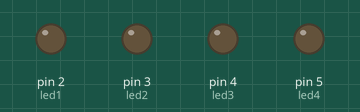
Recording of a sketch running on a simulated Arduino Uno, built with avr-gcc and run on an emulated ATmega328P. Shown: output pins drawn as LEDs (lit = HIGH).

Above: at 0.5 s.
At 1.6 s:
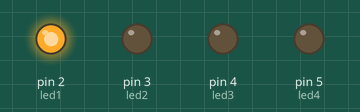
At 5.2 s:
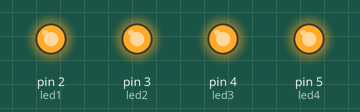
At 9.4 s:
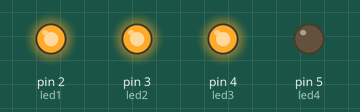
At 16.4 s:
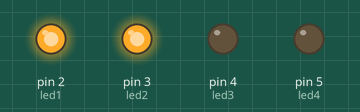
Timing chart, 0 to 17.7 s (numbered marks = the images above):
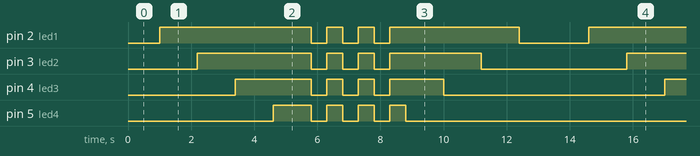

Measured:
- by itself, pin 2 (led1): repeats every 13.6 s: 2 × (LOW 0.50 s, HIGH 0.50 s), LOW 0.50 s, HIGH 4.1 s, LOW 2.2 s, HIGH 4.8 s
- by itself, pin 3 (led2): repeats every 13.6 s: 2 × (LOW 0.50 s, HIGH 0.50 s), LOW 0.50 s, HIGH 2.9 s, LOW 4.6 s, HIGH 3.6 s
- by itself, pin 4 (led3): repeats every 13.6 s: 2 × (LOW 0.50 s, HIGH 0.50 s), LOW 0.50 s, HIGH 1.7 s, LOW 7.0 s, HIGH 2.4 s
- by itself, pin 5 (led4): repeats every 13.6 s: 3 × (LOW 0.50 s, HIGH 0.50 s), LOW 9.4 s, HIGH 1.2 s

The sketch:

ledcode.ino
```cpp
int led1 = 2; // least significant
int led2 = 3;
int led3 = 4;
int led4 = 5; // most significant
void setup() {
  // put your setup code here, to run once:
  pinMode(led1,OUTPUT);
  pinMode(led2,OUTPUT);
  pinMode(led3,OUTPUT);
  pinMode(led4,OUTPUT);
}

void loop() {
 // put your main code here, to run repeatedly:
  delay(1000);
  digitalWrite(led1,HIGH);
  delay(1200);

  digitalWrite(led2,HIGH);
  delay(1200);

  digitalWrite(led3,HIGH);
  delay(1200);

   digitalWrite(led4,HIGH);
  delay(1200);
  for(int i = 0; i<3;i++){
 digitalWrite(led1,LOW);
 digitalWrite(led2,LOW);
 digitalWrite(led3,LOW);
 digitalWrite(led4,LOW);
 delay(500);
 digitalWrite(led1,HIGH);
 digitalWrite(led2,HIGH);
 digitalWrite(led3,HIGH);
 digitalWrite(led4,HIGH);
 delay(500);
  }
   digitalWrite(led4,LOW);
  delay(1200);
  digitalWrite(led3,LOW);
  delay(1200);
  digitalWrite(led2,LOW);
  delay(1200);
  digitalWrite(led1,LOW);
  delay(1200);
}
```
